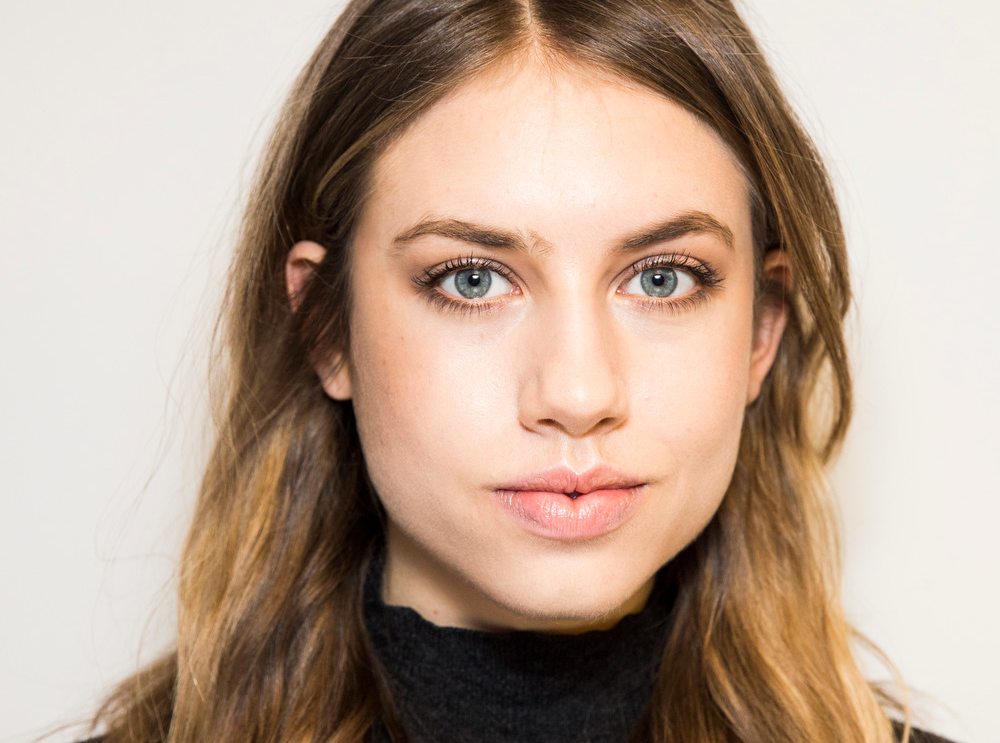
#> input picture preprocess/face.png, 1000 x 743 px
$ jupyter execute --allow-errors Untitled.ipynb
#> lines starting #> are read from the running program, lines starting #| are printed output that depends on the picture
### preprocess/preprocess.py
#!/usr/bin/env python3
# -*- coding: utf-8 -*-
"""
Created on Mon Aug  8 16:00:38 2022

@author: shimgahyeon

This is the file for the image processing.
"""

import os
from tqdm import tqdm
import math
import cv2
import numpy as np
import matplotlib.pyplot as plt
import mediapipe as mp
from PIL import Image


# [293 lines left out: functions image_preprocessing, euclidean_distance, resize, normalize, rotation_roi, roi, not called in this run]


def reduced_face_mesh(image):
    """
    This function applies face mesh to the face image
    and marks the major landmark on the image (eye, eyebrow, lips, silhouette).

    Parameters
    ----------
    image : input image (numpy)

    Returns
    -------
    annotated_image : marked facial landmark output image (numpy)
    """

    if(type(image) == type(None)):
        #print("Cannot face mesh. image is None.")
        return

    # for face mesh style
    mp_drawing = mp.solutions.drawing_utils
    mp_drawing_styles = mp.solutions.drawing_styles
    mp_face_mesh = mp.solutions.face_mesh

    # For static images:
    drawing_spec = mp_drawing.DrawingSpec(thickness=1, circle_radius=1)

    height = image.shape[0]
    width = image.shape[1]

    landmarks = list(mp_face_mesh.FACEMESH_CONTOURS)

    with mp_face_mesh.FaceMesh(
        static_image_mode=True,
        max_num_faces=1,
        refine_landmarks=True,
        min_detection_confidence=0.5) as face_mesh:

        # Convert the BGR image to RGB before processing.
        results = face_mesh.process(cv2.cvtColor(image, cv2.COLOR_BGR2RGB))

        # Print and draw face mesh landmarks on the image.
        if not results.multi_face_landmarks:
            #print("Cannot find landmark on the image.")
            return

        annotated_image = image.copy()
        annotated_image = cv2.cvtColor(annotated_image, cv2.COLOR_BGR2GRAY)
        annotated_image = cv2.cvtColor(annotated_image, cv2.COLOR_GRAY2BGR)

        for face_landmarks in results.multi_face_landmarks:
            for i in range(len(landmarks)):
                x = int(face_landmarks.landmark[landmarks[i][0]].x * width)
                y = int(face_landmarks.landmark[landmarks[i][0]].y * height)

                cv2.line(annotated_image, (x, y), (x, y), (0, 0, 255), 2)

    return annotated_image

# [40 lines that do not run on import are left out]

### preprocess/Untitled.ipynb
[cell 1]
import cv2
import matplotlib.pyplot as plt
import preprocess

[cell 2]
image = cv2.imread('face.png')
#> image is the input picture: shape (743, 1000, 3); mean B, G, R 146.7, 163.4, 185.6
plt.imshow(image)

[cell 3]
new = cv2.cvtColor(image, cv2.COLOR_BGR2GRAY)
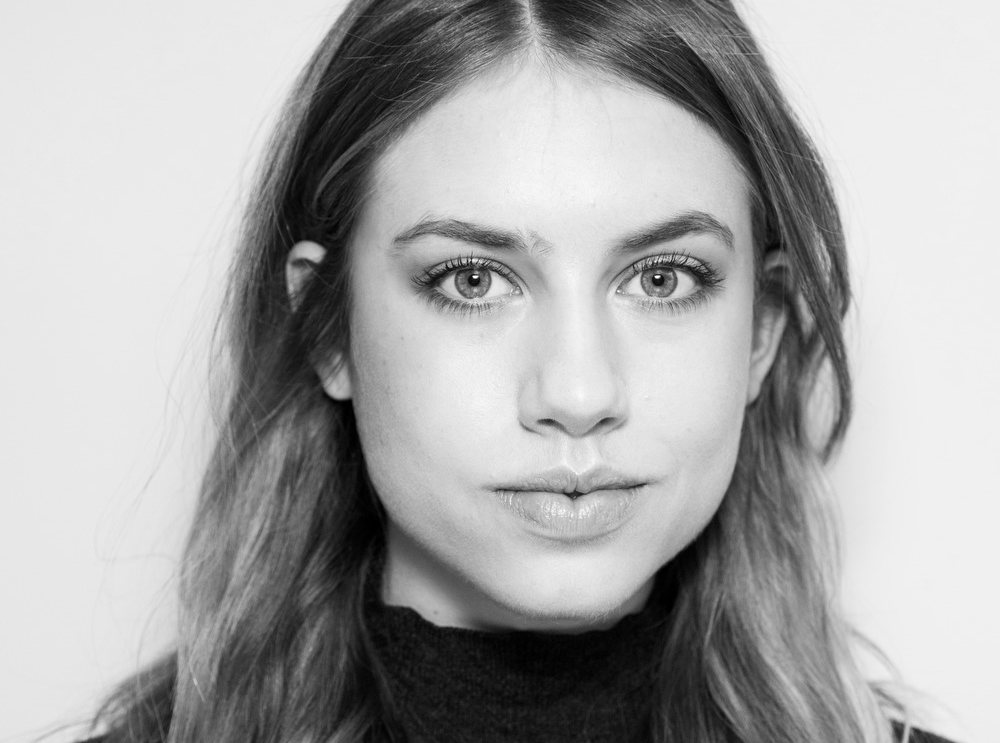
#> new: shape (743, 1000); min 0, max 255, mean 168.1
new.shape
#> Out = (743, 1000)

[cell 4]
new = cv2.cvtColor(new, cv2.COLOR_GRAY2BGR)
#> new: shape (743, 1000, 3)
plt.imshow(new)


$ run again, with preprocess/images.jpeg saved as preprocess/face.png
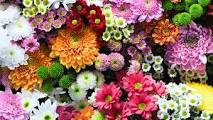
#> input picture preprocess/images.jpeg, 213 x 120 px
#> image is the input picture: shape (120, 213, 3); mean B, G, R 102.1, 114.8, 153.8
#> `new = cv2.cvtColor(image, cv2.COLOR_BGR2GRAY)`:
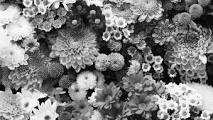
#> new: shape (120, 213); min 0, max 255, mean 125
